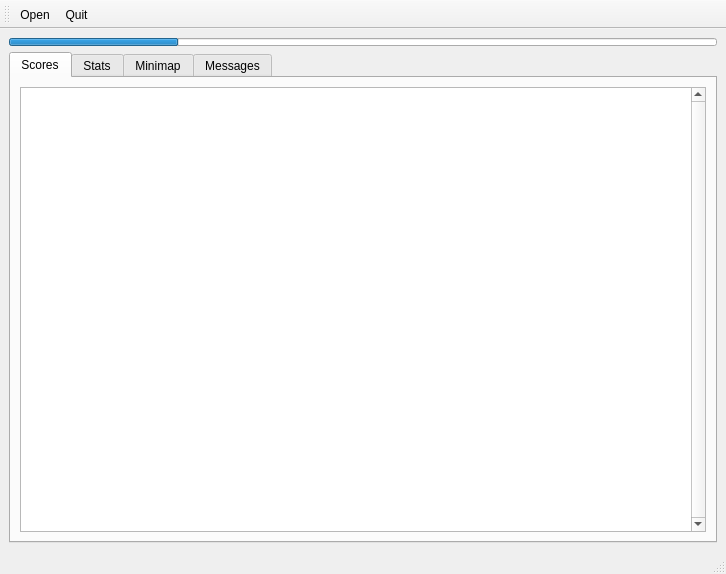
<?xml version="1.0" encoding="UTF-8"?>
<ui version="4.0">
 <class>MainWindow</class>
 <widget class="QMainWindow" name="MainWindow">
  <property name="geometry">
   <rect>
    <x>0</x>
    <y>0</y>
    <width>726</width>
    <height>574</height>
   </rect>
  </property>
  <property name="windowTitle">
   <string>MainWindow</string>
  </property>
  <widget class="QWidget" name="centralwidget">
   <layout class="QGridLayout" name="gridLayout">
    <item row="0" column="0">
     <widget class="QProgressBar" name="progressBar">
      <property name="maximumSize">
       <size>
        <width>16777215</width>
        <height>8</height>
       </size>
      </property>
      <property name="value">
       <number>24</number>
      </property>
      <property name="textVisible">
       <bool>false</bool>
      </property>
      <property name="invertedAppearance">
       <bool>false</bool>
      </property>
     </widget>
    </item>
    <item row="1" column="0">
     <widget class="QTabWidget" name="tabs">
      <property name="currentIndex">
       <number>0</number>
      </property>
      <property name="movable">
       <bool>true</bool>
      </property>
      <widget class="QWidget" name="scoresTab">
       <attribute name="title">
        <string>Scores</string>
       </attribute>
       <layout class="QGridLayout" name="gridLayout_4">
        <item row="0" column="0">
         <widget class="QTextBrowser" name="scoresBrowser">
          <property name="verticalScrollBarPolicy">
           <enum>Qt::ScrollBarAlwaysOn</enum>
          </property>
         </widget>
        </item>
       </layout>
      </widget>
      <widget class="QWidget" name="statsTab">
       <attribute name="title">
        <string>Stats</string>
       </attribute>
       <layout class="QGridLayout" name="gridLayout_5">
        <item row="0" column="0">
         <widget class="QTableView" name="statsTable"/>
        </item>
       </layout>
      </widget>
      <widget class="QWidget" name="mapTab">
       <attribute name="title">
        <string>Minimap</string>
       </attribute>
       <layout class="QGridLayout" name="gridLayout_2">
        <item row="0" column="0" colspan="3">
         <widget class="QWidget" name="mapContainer" native="true"/>
        </item>
        <item row="1" column="0">
         <widget class="QLabel" name="minimapTime">
          <property name="minimumSize">
           <size>
            <width>48</width>
            <height>0</height>
           </size>
          </property>
          <property name="maximumSize">
           <size>
            <width>48</width>
            <height>16777215</height>
           </size>
          </property>
          <property name="text">
           <string>0:00</string>
          </property>
          <property name="alignment">
           <set>Qt::AlignCenter</set>
          </property>
         </widget>
        </item>
        <item row="1" column="1">
         <widget class="QSlider" name="minimapSlider">
          <property name="orientation">
           <enum>Qt::Horizontal</enum>
          </property>
         </widget>
        </item>
        <item row="1" column="2">
         <widget class="QLabel" name="minimapTimeMax">
          <property name="minimumSize">
           <size>
            <width>48</width>
            <height>0</height>
           </size>
          </property>
          <property name="maximumSize">
           <size>
            <width>48</width>
            <height>16777215</height>
           </size>
          </property>
          <property name="text">
           <string>0:00</string>
          </property>
          <property name="alignment">
           <set>Qt::AlignCenter</set>
          </property>
         </widget>
        </item>
       </layout>
      </widget>
      <widget class="QWidget" name="msgTab">
       <attribute name="title">
        <string>Messages</string>
       </attribute>
       <layout class="QGridLayout" name="gridLayout_3">
        <item row="0" column="0">
         <widget class="QTextBrowser" name="messages">
          <property name="font">
           <font>
            <family>Monospace</family>
           </font>
          </property>
         </widget>
        </item>
       </layout>
      </widget>
     </widget>
    </item>
   </layout>
  </widget>
  <widget class="QStatusBar" name="statusbar"/>
  <widget class="QToolBar" name="toolBar">
   <property name="windowTitle">
    <string>toolBar</string>
   </property>
   <property name="iconSize">
    <size>
     <width>22</width>
     <height>22</height>
    </size>
   </property>
   <property name="toolButtonStyle">
    <enum>Qt::ToolButtonTextBesideIcon</enum>
   </property>
   <attribute name="toolBarArea">
    <enum>TopToolBarArea</enum>
   </attribute>
   <attribute name="toolBarBreak">
    <bool>false</bool>
   </attribute>
   <addaction name="actionOpen"/>
   <addaction name="actionQuit"/>
  </widget>
  <action name="actionOpen">
   <property name="icon">
    <iconset theme="document-open"/>
   </property>
   <property name="text">
    <string>Open</string>
   </property>
  </action>
  <action name="actionQuit">
   <property name="icon">
    <iconset theme="application-exit"/>
   </property>
   <property name="text">
    <string>Quit</string>
   </property>
  </action>
 </widget>
 <resources/>
 <connections>
  <connection>
   <sender>actionQuit</sender>
   <signal>triggered()</signal>
   <receiver>MainWindow</receiver>
   <slot>close()</slot>
   <hints>
    <hint type="sourcelabel">
     <x>-1</x>
     <y>-1</y>
    </hint>
    <hint type="destinationlabel">
     <x>362</x>
     <y>286</y>
    </hint>
   </hints>
  </connection>
 </connections>
</ui>
